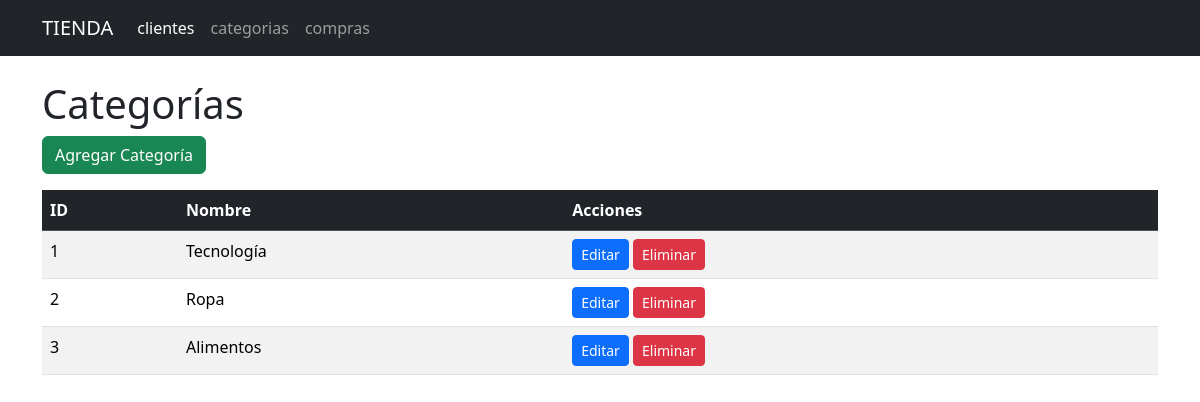
The page /categoria on the database as committed earlier.
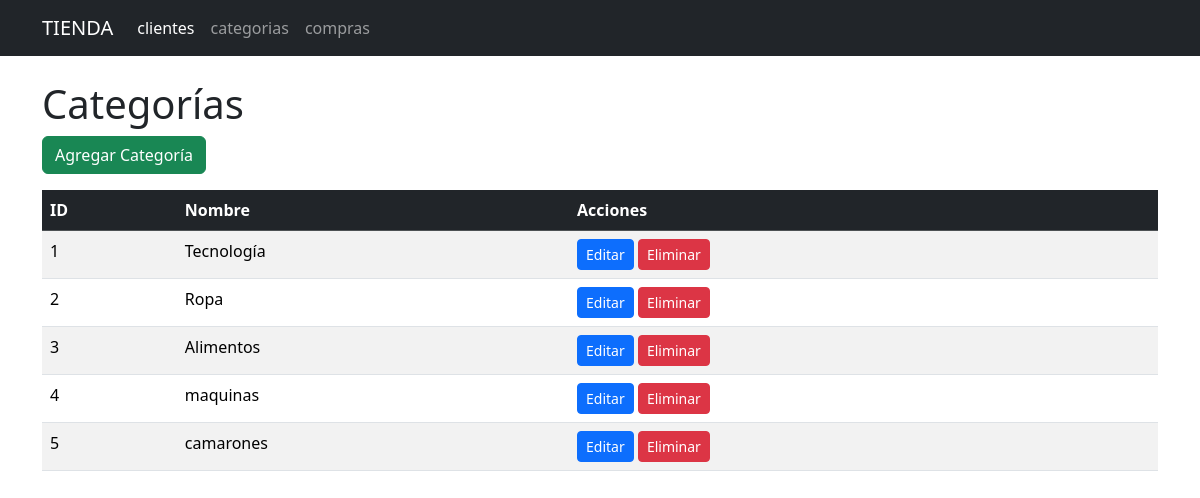
The same page on the database as committed later.
### tables this page shows
CREATE TABLE categoria (
    id INTEGER PRIMARY KEY AUTOINCREMENT,
    nombre TEXT NOT NULL
);

### app.py (the view)
@app.route('/categoria')
def categoria():
    conn = get_db_connection()
    categorias = conn.execute(
        'SELECT * FROM categoria'
    ).fetchall()
    conn.close()
    return render_template(
        'categoria.html',
        categorias=categorias
    )

### app.py (called while the page is built)
def get_db_connection():
    conn = sqlite3.connect('database.db')
    conn.row_factory = sqlite3.Row
    return conn

### templates/categoria.html
{% extends 'base.html' %}
{% block content %}
<h1>Categorías</h1>
<a href="{{ url_for('agregar_categoria') }}" class="btn btn-success mb-3">Agregar Categoría</a>
<table class="table table-striped table-hover">
  <thead class="table-dark">
    <tr>
      <th>ID</th>
      <th>Nombre</th>
      <th>Acciones</th>
    </tr>
  </thead>
  <tbody>
    {% for categoria in categorias %}
    <tr>
      <td>{{ categoria.id }}</td>
      <td>{{ categoria.nombre }}</td>
      <td>
        <a href="{{ url_for('editar_categoria', id=categoria.id) }}" class="btn btn-primary btn-sm">Editar</a>
        <a href="{{ url_for('eliminar_categoria', id=categoria.id) }}" class="btn btn-danger btn-sm">Eliminar</a>
      </td>
    </tr>
    {% endfor %}
  </tbody>
</table>
{% endblock %}

### templates/base.html (shortened to what this page needs)
<!doctype html>
<html lang="en">
  <head>
    <link href="https://cdn.jsdelivr.net/npm/bootstrap@5.3.8/dist/css/bootstrap.min.css" rel="stylesheet">
  </head>
  <body>
    <nav class="navbar navbar-expand-lg navbar-dark bg-dark">
  <div class="container">
    <a class="navbar-brand" href="#">TIENDA</a>
    <div class="collapse navbar-collapse" id="navbarNavAltMarkup">
      <div class="navbar-nav">
        <a class="nav-link active" aria-current="page" href="{{url_for('clientes')}}">clientes</a>
        <a class="nav-link" href="{{url_for('categoria')}}">categorias</a>
        <a class="nav-link" href="{{url_for('compras')}}">compras</a>
      </div>
    </div>
  </div>
</nav>
<div class="container mt-4">
    {% block content %}
    {% endblock %}
  </body>
</html>

Rows that differ between the two databases and show on the page:
added categoria: id "4", nombre "maquinas"
added categoria: id "5", nombre "camarones"
